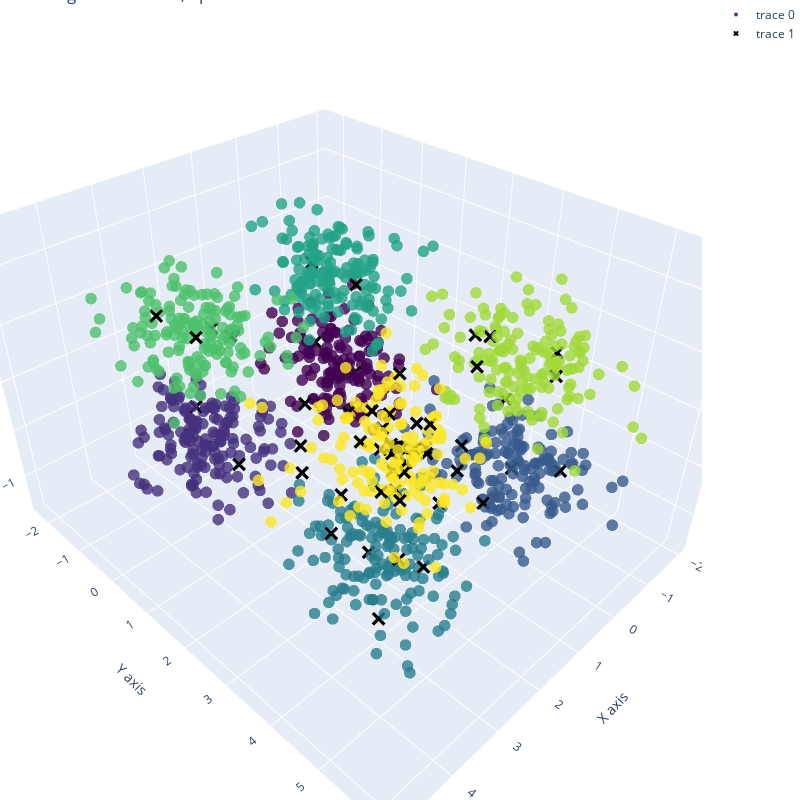

The code cell stored with this chart in its notebook:
### Markdown cell above
## Cube

### Code cell
dim = int(np.sqrt(5*np.sqrt(cube_arr.shape[0])))
som_cube = SOM(dim, dim, 3)
som_cube.train(X=cube_arr, epoch=10, width=1, learningRate=0.1)
plotResults(som_cube, cube, 3, f"Neighborhood = {1}, epoch = {10}", True)

### Figure 1 — Plotly figure (JSON) as saved in the notebook; plotly's stock layout.template omitted (floating-point values rounded to 4 significant figures; data arrays with more than 128 entries replaced by an {"elided": "..."} marker saying what was removed)
{"data": [{"marker": {"color": {"elided": "1200 int values"}, "colorscale": [[0.0, "#440154"], [0.1111, "#482878"], [0.2222, "#3e4989"], [0.3333, "#31688e"], [0.4444, "#26828e"], [0.5556, "#1f9e89"], [0.6667, "#35b779"], [0.7778, "#6ece58"], [0.8889, "#b5de2b"], [1.0, "#fde725"]], "opacity": 0.8, "size": 4}, "mode": "markers", "x": {"elided": "1200 float values"}, "y": {"elided": "1200 float values"}, "z": {"elided": "1200 float values"}, "type": "scatter3d"}, {"marker": {"color": "black", "colorscale": [[0.0, "#440154"], [0.1111, "#482878"], [0.2222, "#3e4989"], [0.3333, "#31688e"], [0.4444, "#26828e"], [0.5556, "#1f9e89"], [0.6667, "#35b779"], [0.7778, "#6ece58"], [0.8889, "#b5de2b"], [1.0, "#fde725"]], "opacity": 1, "size": 5, "symbol": "x"}, "mode": "markers", "x": {"elided": "169 float values"}, "y": {"elided": "169 float values"}, "z": {"elided": "169 float values"}, "type": "scatter3d"}], "layout": {"margin": {"l": 0, "r": 0, "b": 0, "t": 0}, "title": {"text": "Neighborhood = 1, epoch = 10"}, "width": 800, "height": 800, "scene": {"xaxis": {"title": {"text": "X axis"}}, "yaxis": {"title": {"text": "Y axis"}}, "zaxis": {"title": {"text": "Z axis"}}}}}
